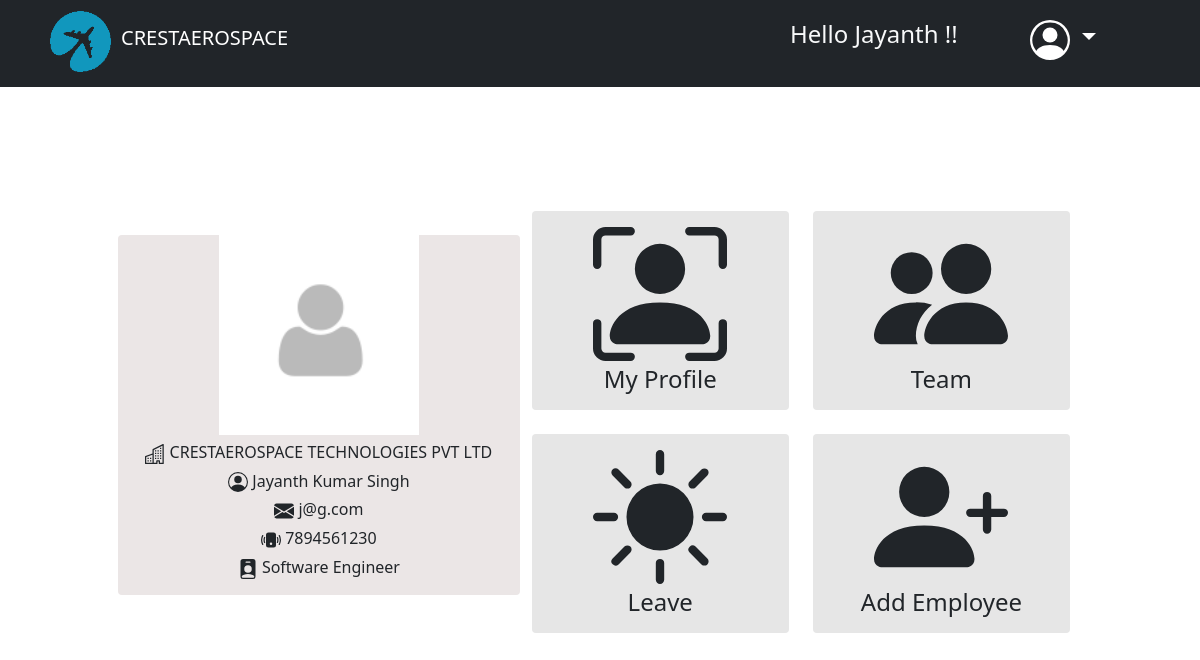
The page /hrms/dashboard (signed in) on the database its author committed.
### employee/models.py (models this page shows, shortened)
class Employee(AbstractBaseUser):
    email           = models.EmailField(max_length=254, verbose_name='Official Email', unique=True)
    first_name      = models.CharField(max_length=50, verbose_name="First Name")
    last_name       = models.CharField(max_length=50, verbose_name="Last Name",blank=True)
    gender          = models.CharField(max_length=10, verbose_name="Gender", choices=GENDER,blank=True)
    birthday        = models.DateField(verbose_name="Date of Birth",null=True, blank=True, help_text="MM/DD/YYYY")
    phone           = models.CharField(max_length=15, verbose_name="Phone Number", blank=True)
    blood           = models.CharField(verbose_name="Blood Type", choices=BLOOD_TYPE,blank=True, max_length=10)
    marital         = models.CharField(verbose_name="Marital Status", choices=MARITAL_STATUS,blank=True, max_length=10)
    per_email       = models.EmailField(max_length=254, verbose_name='Personal Email', unique=True, blank=True, null=True)
    c_address       = models.CharField(max_length=1000, verbose_name="Current Address", null=True, blank=True)
    p_address       = models.CharField(max_length=1000, verbose_name="Permanent Address", null=True, blank=True)
    emp_id          = models.CharField(max_length=15, verbose_name="Employee ID", unique=True)
    date_joined     = models.DateTimeField(verbose_name='Date Joined', auto_now_add=True)
    emp_status      = models.CharField(verbose_name="Employee Status", choices=STATUS,blank=False, max_length=20)
    department      = models.ForeignKey(Department,verbose_name ='Department',on_delete=models.SET_NULL,null=True,default=None)
    manager         = models.ForeignKey(to="self",verbose_name ='Reporting Manager',on_delete=models.SET_NULL,null=True,default=None, blank=True)
    role            = models.ForeignKey(Role,verbose_name ='Role',on_delete=models.SET_NULL,null=True,default=None)
    title           = models.ForeignKey(Title,verbose_name ='Job Title',on_delete=models.SET_NULL,null=True,default=None)
    position        = models.ForeignKey(Position,verbose_name ='Position',on_delete=models.SET_NULL,null=True,default=None)
    experience      = models.CharField(max_length=10, verbose_name="Work Experience", null=True, blank=True)
    is_active       = models.BooleanField(verbose_name="Active",default=True)
    last_login      = models.DateTimeField(verbose_name='Last Login', auto_now=True)
    is_admin        = models.BooleanField(verbose_name="Admin",default=False)
    is_staff        = models.BooleanField(verbose_name="Staff",default=False)
    is_superuser    = models.BooleanField(verbose_name="Superuser",default=False)
    USERNAME_FIELD = 'email'
    REQUIRED_FIELDS = ['first_name', 'emp_id',]
    objects = EmployeeManager()
    def __str__(self):
        return self.first_name + " " + self.last_name

class Position(models.Model):
    name = models.CharField(max_length=125)
    description = models.CharField(max_length=125,null=True,blank=True)
    created = models.DateTimeField(verbose_name='Created',auto_now_add=True)
    updated = models.DateTimeField(verbose_name='Updated',auto_now=True)
    class Meta:
        verbose_name = 'Position'
        verbose_name_plural = 'Positions'
        ordering = ['name','created']
    def __str__(self):
        return self.name

### employee/views.py (the view)
# urls.py: path("dashboard", views.dashboard, name="dashboard"),
def dashboard(request):
    if not request.user.is_authenticated:
        return redirect('login_user')
    return render(request, "dashboard/dashboard.html")

### templates/dashboard/dashboard.html (shortened to what this page needs)
<!DOCTYPE html>
{% load static %}
<html lang="en">
<head>
    <link rel="stylesheet" href="{% static 'css/bootstrap.min.css' %}">
    <link rel="stylesheet" href="{% static 'dashboard.css' %}">
  <link rel="stylesheet" href="https://cdnjs.cloudflare.com/ajax/libs/datepicker/0.6.5/datepicker.min.css" />
</head>
<body>
    <nav class="navbar navbar-expand-lg navbar-dark bg-dark sticky-top py-0" aria-label="Eighth navbar example">
        <a class="navbar-brand h1 d-inline-flex ps-5 mt-1" href="{% url 'dashboard' %}">
            <img id="logo" src="{% static 'images/crest.png' %}" alt="" width="65" height="65">
            <p class="ps-2 pt-2 align-self-center">CRESTAEROSPACE</p>
        </a>
        <div class="collapse navbar-collapse justify-content-end" id="navbarsExample07">
            <ul class="navbar-nav mb-2 mb-lg-0 pe-5">
                <li class="nav-item pt-2 h4 text-light justify-content-between pe-5">
                    Hello {{ request.user.first_name }} !!
                </li>
                <li class="nav-item dropdown ps-3 me-5">
                    <a class="nav-link dropdown-toggle text-white h4" href="#" id="navbarDarkDropdownMenuLink" role="button" data-bs-toggle="dropdown" aria-expanded="false">
                    </a>
                  </li>
            </ul>
        </div>
    </nav>
    <div class="container leaves">
        <div class="row">
            <div class="col-md-5 mt-5">
                <div class="row d-flex justify-content-center">
                    <div class="card border-0 px-1" style="width: 27rem; background-color: rgb(235, 230, 230);">
                        <img src=" {% static 'images/default.png' %} " class="align-self-center" style="width: 200px; height: 200px;"
                            alt="">
                        <div class="card-title text-center">
                            <h6 class="pt-2">
                                   CRESTAEROSPACE TECHNOLOGIES PVT LTD
                            </h6>
                             <h6>  {{request.user}} </h5>
                              <h6>
                                   {{request.user.email}}
                              </h6>
                              <h6>
                                   {{request.user.phone}}
                              </h6>
                              <h6>
                                   {{request.user.position}}
                              </h6>
                        </div>
                    </div>
                </div>
            </div>
            <div class="col-md-7">
                <div class="row h4">
                    <div class="col-md-6 align-self-center mt-4">
                        <a href="{% url 'profile_personal' %}" style="text-decoration: none;">
                            <div class="card border-0 px-1 text-dark" style="background-color: rgb(230, 230, 230);">
                                <div class="card-title text-center pt-1">
                                    <h4>My Profile</h4>
                                </div>
                            </div>
                        </a>
                    </div>
                    <div class="col-md-6 align-self-center mt-4">
                        <a href="{% url 'team' %}" style="text-decoration: none;">
                            <div class="card border-0 px-1 text-dark" style="background-color: rgb(230, 230, 230);">
                                <div class="card-title text-center pt-1">
                                    <h4>Team</h4>
                                </div>
                            </div>
                        </a>
                    </div>
                    <div class="col-md-6 align-self-center mt-4">
                        <a href="{% url 'leave' %}" style="text-decoration: none;">
                            <div class="card border-0 px-1 text-dark" style="background-color: rgb(230, 230, 230);">
                                <div class="card-title text-center pt-1">
                                    <h4>Leave</h4>
                                </div>
                            </div>
                        </a>
                    </div>
                    <div class="col-md-6 align-self-center mt-4">
                        <a href="{% url 'addemp' %}" style="text-decoration: none;">
                            <div class="card border-0 px-1 text-dark" style="background-color: rgb(230, 230, 230);">
                                <div class="card-title text-center pt-1">
                                    <h4>Add Employee</h4>
                                </div>
                            </div>
                        </a>
                    </div>
                </div>
            </div>
        </div>
</body>
</html>

### static/dashboard.css (style rules this page uses)
* { margin: 0; padding: 0; }
.card img { width: 22rem; }
.card { padding: 0; }
nav { transition: 1s ease-in-out; }
#logo { transition: 0.2s; }
.navbar > * { left: 5%; background-color: #212529; }
.leaves { padding: 100px; }

### rows shown on the page
Employee: user.first_name "Jayanth", user "Jayanth Kumar Singh", user.email "j@g.com", user.phone "7894561230", user.position "Software Engineer"
